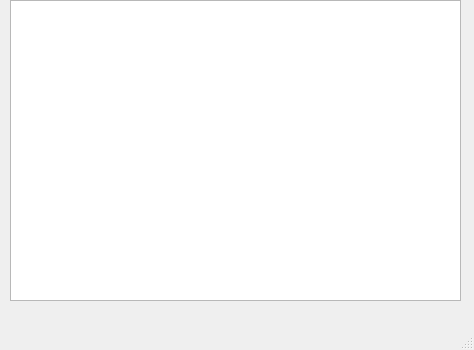
<?xml version="1.0" encoding="UTF-8"?>
<ui version="4.0">
 <class>MainWindow</class>
 <widget class="QMainWindow" name="MainWindow">
  <property name="geometry">
   <rect>
    <x>0</x>
    <y>0</y>
    <width>474</width>
    <height>350</height>
   </rect>
  </property>
  <property name="windowTitle">
   <string>MainWindow</string>
  </property>
  <widget class="QWidget" name="centralwidget">
   <widget class="QTableWidget" name="tableWidget">
    <property name="geometry">
     <rect>
      <x>10</x>
      <y>0</y>
      <width>451</width>
      <height>301</height>
     </rect>
    </property>
   </widget>
  </widget>
  <widget class="QMenuBar" name="menubar">
   <property name="geometry">
    <rect>
     <x>0</x>
     <y>0</y>
     <width>474</width>
     <height>22</height>
    </rect>
   </property>
  </widget>
  <widget class="QStatusBar" name="statusbar"/>
 </widget>
 <resources/>
 <connections/>
</ui>
